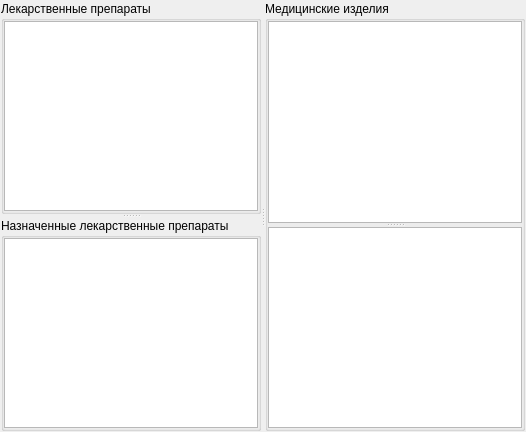
          <widget class="QWidget" name="tabNomenclatureExpense">
           <attribute name="title">
            <string>Перечень ЛПиМИ</string>
           </attribute>
           <layout class="QGridLayout" name="gridLayout_66">
            <property name="margin">
             <number>1</number>
            </property>
            <property name="spacing">
             <number>7</number>
            </property>
            <item row="0" column="0">
             <widget class="QSplitter" name="splitter_10">
              <property name="orientation">
               <enum>Qt::Horizontal</enum>
              </property>
              <widget class="QSplitter" name="splitter_9">
               <property name="orientation">
                <enum>Qt::Vertical</enum>
               </property>
               <widget class="QGroupBox" name="groupBox_2">
                <property name="title">
                 <string>Лекарственные препараты </string>
                </property>
                <layout class="QGridLayout" name="gridLayout_64">
                 <property name="margin">
                  <number>0</number>
                 </property>
                 <property name="spacing">
                  <number>0</number>
                 </property>
                 <item row="0" column="0">
                  <widget class="CInDocTableView" name="tblMedicament"/>
                 </item>
                </layout>
               </widget>
               <widget class="QGroupBox" name="groupBox_3">
                <property name="title">
                 <string>Назначенные лекарственные препараты</string>
                </property>
                <layout class="QGridLayout" name="gridLayout_15">
                 <property name="margin">
                  <number>0</number>
                 </property>
                 <property name="spacing">
                  <number>0</number>
                 </property>
                 <item row="0" column="0">
                  <widget class="CRegistryActionsTableView" name="tblAssignedMedicament"/>
                 </item>
                </layout>
               </widget>
              </widget>
              <widget class="QGroupBox" name="groupBox">
               <property name="title">
                <string>Медицинские изделия</string>
               </property>
               <layout class="QGridLayout" name="gridLayout_65">
                <property name="margin">
                 <number>0</number>
                </property>
                <property name="spacing">
                 <number>0</number>
                </property>
                <item row="0" column="0">
                 <widget class="QSplitter" name="splitter_8">
                  <property name="orientation">
                   <enum>Qt::Vertical</enum>
                  </property>
                  <widget class="QTextEdit" name="edtNomenclatureExpense35_2"/>
                  <widget class="QTextEdit" name="edtNomenclatureExpense35_1"/>
                 </widget>
                </item>
               </layout>
              </widget>
             </widget>
            </item>
           </layout>
          </widget>
